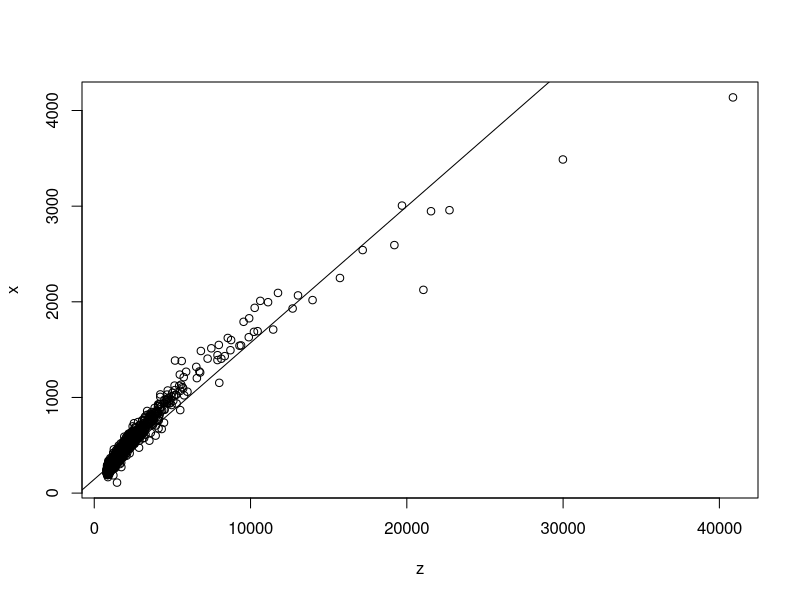
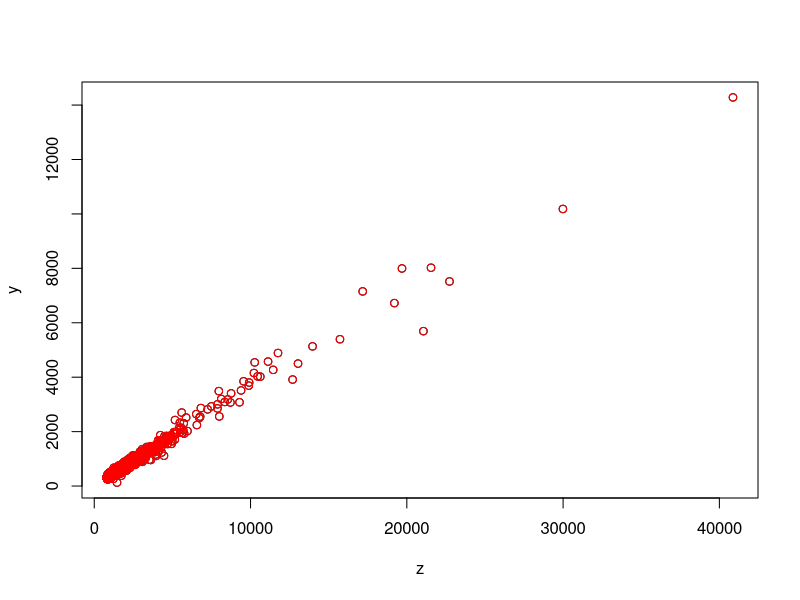

These figures' R source, in order:
#Let's import some real data, courtesy of Bryan Marsh
#Ensure the workspace is in the same directory as the "scRNAseq_PerCellStats.txt"
#getwd()
#setwd()

#Alternatively, specify the directory where the file is i.e. "Users/HingleMcCringleBerry/Desktop/scRNAseq_PerCellStats.txt"
#Read the file into a data frame using read.table() function. read.table("filename", header = TRUE)
g <- read.table("scRNAseq_PerCellStats.txt", header = TRUE)
g

#Sneak peek at the data using head(DATAFRAME) function

#Using a dataframe gives us some unique commands, one is to use DATAFRAME$columnheader to select all the data under a named column
#For example g$NUM_GENES selects all the data from dataframe g under the NUM_GENES column 
#Create variables for the numerical values in dataframe, there are three
x <- g$NUM_GENES
y <- g$NUM_TRANSCRIPTS
z <- g$NUM_READS

#Now that you've created variables with each of the columns, let's use them for linear regression. 
#use lm() and summary() to look at number of reads versus numbers of transcripts or genes
regression <- lm(x ~ z)
summary(regression)

#What do you notice about the statistics in the summary? 
#Numbers look alright, but let's plot it now and add the regression line
plot(z, x, abline(regression))

#does this look like a linear regression? why might this make sense for the biology behind the data?
#add on the other regression to the same plot
plot(z,y)
points(z,y, col = 'red')
